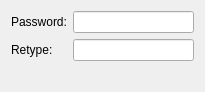
<?xml version="1.0" encoding="UTF-8"?>
<ui version="4.0">
 <class>PasswordDialog</class>
 <widget class="QDialog" name="PasswordDialog">
  <property name="geometry">
   <rect>
    <x>0</x>
    <y>0</y>
    <width>205</width>
    <height>91</height>
   </rect>
  </property>
  <property name="windowTitle">
   <string>Dialog</string>
  </property>
  <layout class="QGridLayout" name="gridLayout">
   <item row="0" column="0">
    <layout class="QVBoxLayout" name="verticalLayout_3">
     <item>
      <layout class="QHBoxLayout" name="horizontalLayout">
       <item>
        <layout class="QVBoxLayout" name="verticalLayout_2">
         <item>
          <widget class="QLabel" name="label">
           <property name="text">
            <string>Password:</string>
           </property>
           <property name="buddy">
            <cstring>password</cstring>
           </property>
          </widget>
         </item>
         <item>
          <widget class="QLabel" name="label_2">
           <property name="text">
            <string>Retype:</string>
           </property>
           <property name="buddy">
            <cstring>retype</cstring>
           </property>
          </widget>
         </item>
        </layout>
       </item>
       <item>
        <layout class="QVBoxLayout" name="verticalLayout">
         <item>
          <widget class="QLineEdit" name="password">
           <property name="echoMode">
            <enum>QLineEdit::Password</enum>
           </property>
          </widget>
         </item>
         <item>
          <widget class="QLineEdit" name="retype">
           <property name="echoMode">
            <enum>QLineEdit::Password</enum>
           </property>
          </widget>
         </item>
        </layout>
       </item>
      </layout>
     </item>
     <item>
      <widget class="QLabel" name="status">
       <property name="text">
        <string/>
       </property>
      </widget>
     </item>
    </layout>
   </item>
  </layout>
 </widget>
 <resources/>
 <connections/>
</ui>
